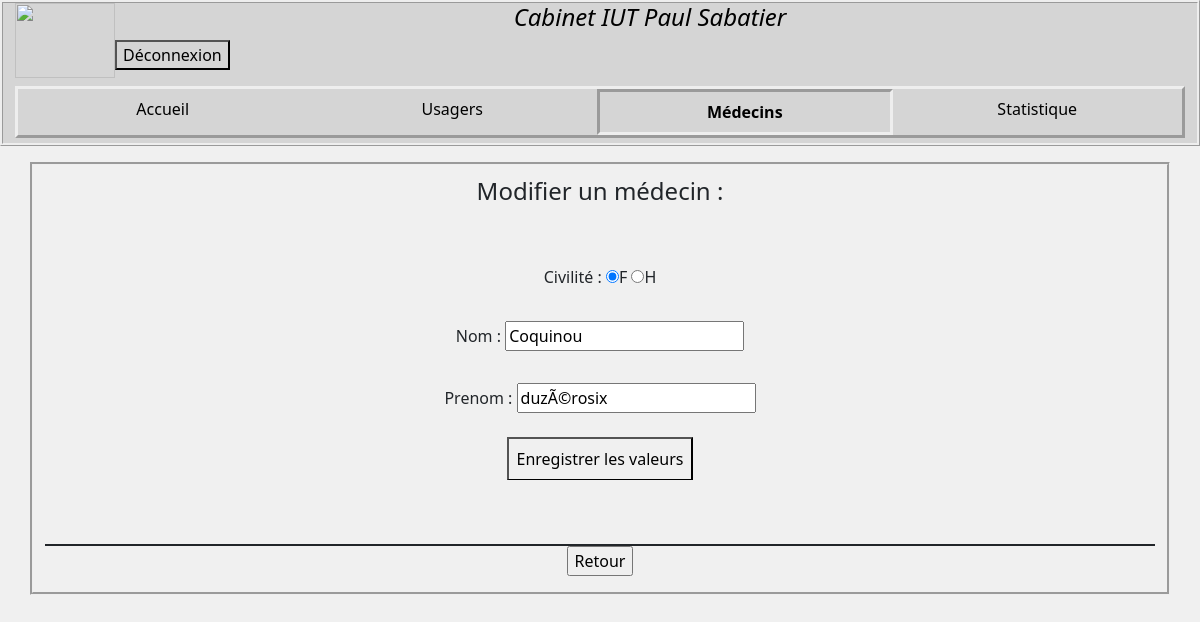
Page /pages/medecin_form_modif.php?id=6 (signed in) on the committed database.
### tables this page shows
CREATE TABLE IF NOT EXISTS `medecin` (
  `id_medecin` int(11) NOT NULL AUTO_INCREMENT,
  `civilite` char(1) NOT NULL,
  `nom` varchar(250) NOT NULL,
  `prenom` varchar(250) NOT NULL,
  PRIMARY KEY (`id_medecin`)
);

### pages/medecin_form_modif.php (the view, shortened to what this page needs)
<?php
    if(isset($_SESSION['login'])) {
?>
        <?php
            require_once('fonction.php');
        ?>
<?php
    $linkpdo=connection();
    $pdoStat = $linkpdo->prepare('SELECT * FROM medecin WHERE id_medecin=:id_medecin');
    $pdoStat->bindValue(':id_medecin',$_GET['id'],PDO::PARAM_STR_CHAR);
    $execute = $pdoStat->execute();
    $result = $pdoStat->fetch();
?>
<!doctype html>
<html lang="fr">
<head>
    <link href="../css/bootstrap.min.css" rel="stylesheet">
        <link href="../css/monStyle.css" rel="stylesheet">
</head>
<body>
<div class="container">
            <div class="row">
                <div class="col-sm-12 text-center table">
    <form action="medecin_modif_end.php" method="post">
    <fieldset>
            <legend>Modifier un médecin :</legend>
            <p><input readonly="readonly" type="HIDDEN" name="id" value="<?= $result['id_medecin'] ?>" required /></p>
            <p>Civilité : <input type="radio" name="genre" value="F" <?php if (isset($result["civilite"])) { if ($result["civilite"] == "F") { echo "checked"; } } ?>  required>F
                            <input type="radio" name="genre" value="H" <?php if (isset($result["civilite"])) { if ($result["civilite"] == "H") { echo "checked"; } } ?> required>H </p>
            <p>Nom : <input type="text" name="nom" value="<?= $result['nom'] ?>" required /></p>
            <p>Prenom : <input type="text" name="prenom" value="<?= $result['prenom'] ?>" required /></p>
            <input type="submit" value="Enregistrer les valeurs">
    </fieldset>
    </form>
    <br>
    <br>
    <form action="medecin.php" method="post">
        <input type="submit" name="retour" value="Retour" />
    </form>
                </div>
</body>
</html>
    <?php } ?>

### css/monStyle.css (style rules this page uses)
html, body { background-color: #f0f0f0; height: 100%; }
.table { border: groove; }

### rows in the picture
medecin: civilite "☑", nom "Coquinou", prenom "duzÃ©rosix"
